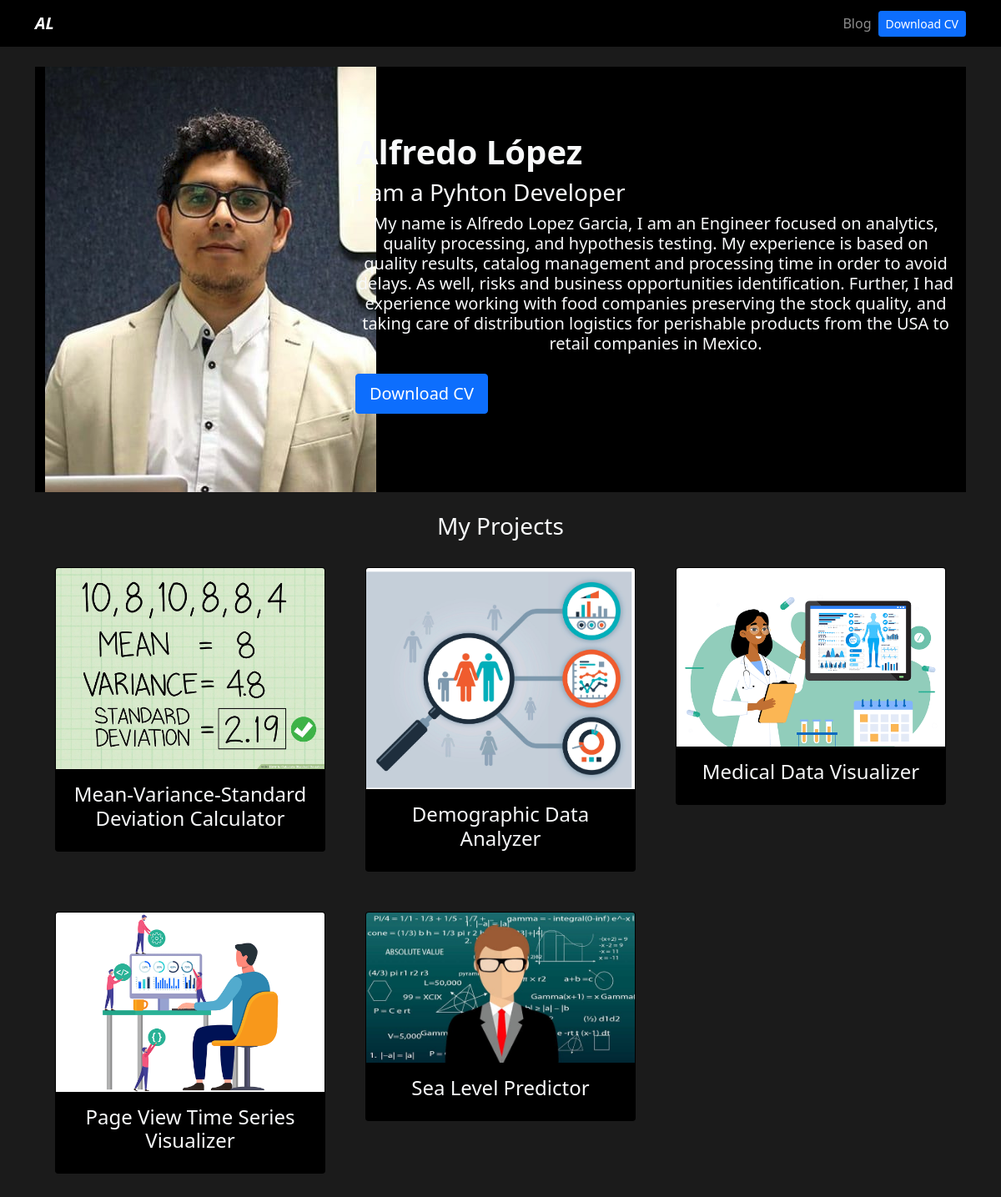
The app's page /, older data.
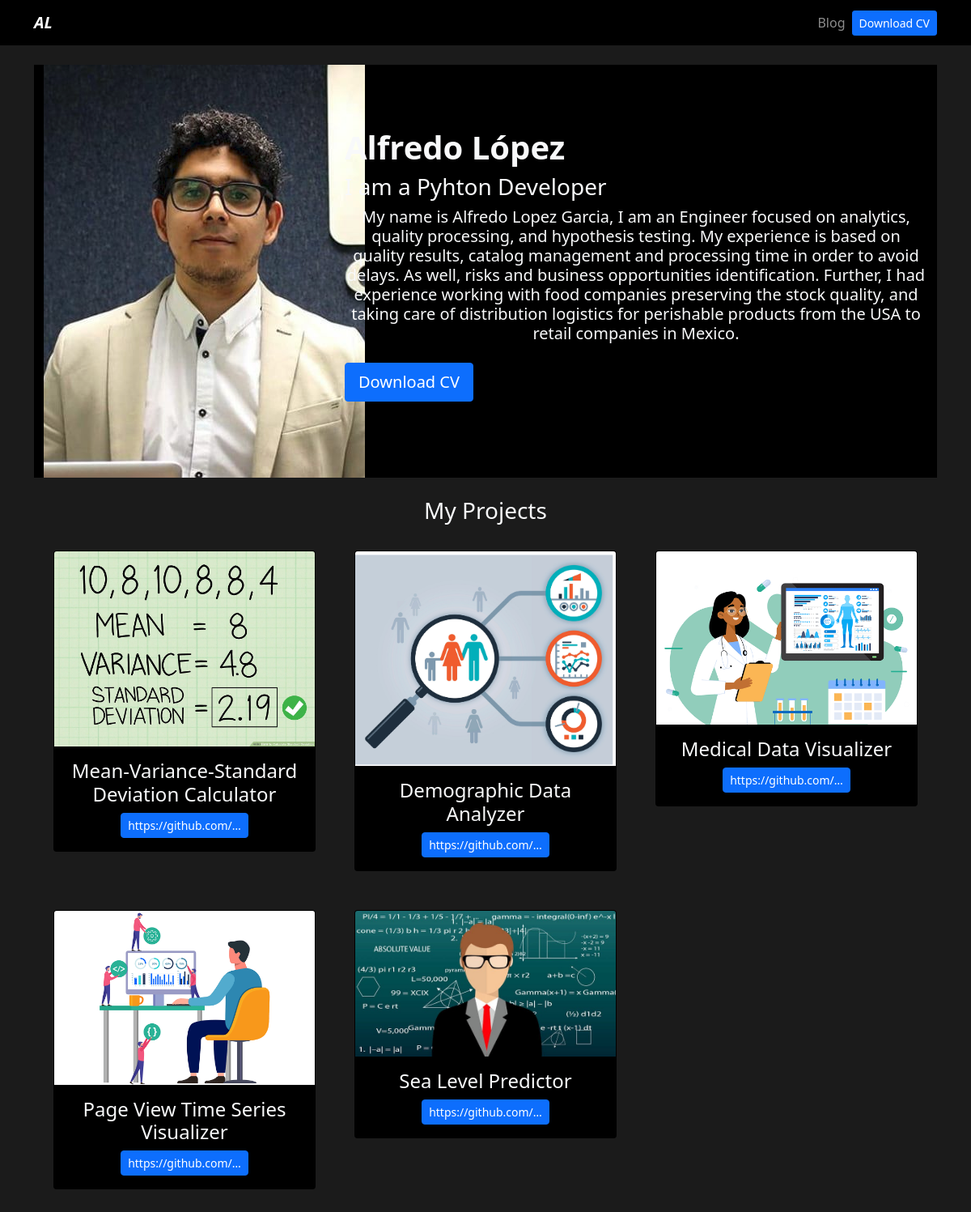
The same page, newer data.
### portfolio/models.py (models this page shows)
class Project(models.Model):
    title = CharField(max_length=100)
    description = CharField(max_length=250)
    image = ImageField(upload_to="portfolio/images/")
    url = URLField(blank=True)

### portfolio/views.py (the view)
# urls.py: 2. Add a URL to urlpatterns:  path('', views.home, name='home')
def home (request):
    projects = Project.objects.all()
    return render(request, 'home.html', {'projects': projects})

### portfolio/templates/home.html
{% extends 'layout.html' %}
{% block content%}
{% load static %}
<header class="row bg-black">
    <div class="col-md-4">
        <img src='{% static 'portfolio/profile1.png'%}' alt='profile'>
    </div>
    <div class="col-md-8 my-auto">
        <h1><strong>Alfredo López</strong></h1>
        <h3>I am a Pyhton Developer</h3>
        <h5 class="text-center">
            My name is Alfredo Lopez Garcia, I am an Engineer focused on analytics, quality processing, and hypothesis testing.
            My experience is based on quality results, catalog management and processing time in order to avoid delays. As well, risks
            and business opportunities identification. Further, I had experience working with food companies preserving the stock quality,
            and taking care of distribution logistics for perishable products from the USA to retail companies in Mexico.
        </h5>
        <a href="{% static 'portfolio/Alfredo_LopezCV.pdf' %}"
            class='btn btn-primary btn-lg rounded-2 my-3'>
            Download CV
        </a>
    </div>
</header>
<div class="row my-4 text-center">
    <h3>My Projects</h3>
    {%for project in projects%}
        <div class="col-md-4 p-4">
            <div class="card bg-black card-project">
                <img src="{{project.image.url}}" alt="{{project.title}}" class="card-img-top"/>
                <div class="card-body">
                    <h4>{{project.title}}</h4>
                    {% if project.url %}
                        <a
                            class='btn btn-primary rounded-2 btn-sm text-wrap'
                            href='{{project.url}}'
                            target="_blank">{{project.url|truncatechars:20}}
                        </a>
                    {% endif %}
                </div>
            </div>
        </div>
    {% endfor %}
</div>
{% endblock %}

### portfolio/templates/layout.html (shortened to what this page needs)
{% load static%}
<!DOCTYPE html>
<html lang="en">
<head>
    <link href="https://cdn.jsdelivr.net/npm/bootstrap@5.1.3/dist/css/bootstrap.min.css" rel="stylesheet">
    <link rel="stylesheet" href="{% static 'main.css' %}">
</head>
<body class="text-light">
    {%include 'partials/navbar.html'%}
    <div class="container p-4">
        {% block content %}
        {% endblock%}
    </div>
</body>
</html>

### portfolio/templates/partials/navbar.html (shortened to what this page needs)
{% load static %}
<nav class="navbar navbar-expand-lg navbar-dark bg-black">
    <div class="container">
        <a class="navbar-brand fw-bold fst-italic" href="/">AL</a>
        <div class="collapse navbar-collapse" id="navbarNav">
            <ul class="navbar-nav ms-auto">
                <li class="nav-item">
                    <a class="nav-link" href="{% url 'blog:posts' %}">Blog</a>
                </li>
                <li class="nav-item d-flex align-items-center">
                    <a class="btn btn-primary btn-sm" href="{%static 'portfolio/Alfredo_LopezCV.pdf'%}" target="_blank">Download CV</a>
                </li>
            </ul>
        </div>
    </div>
</nav>

### portfolio/static/main.css (style rules this page uses)
body { background: #1b1b1b; }
.bg-black { background: #000; }

Row changes from the older to the newer data that the page shows:
changed Project "Mean-Variance-Standard Deviation Calculator": url (not shown) → "https://github.com/…"
changed Project "Demographic Data Analyzer": url (not shown) → "https://github.com/…"
changed Project "Medical Data Visualizer": url (not shown) → "https://github.com/…"
changed Project "Page View Time Series Visualizer": url (not shown) → "https://github.com/…"
changed Project "Sea Level Predictor": url (not shown) → "https://github.com/…"
